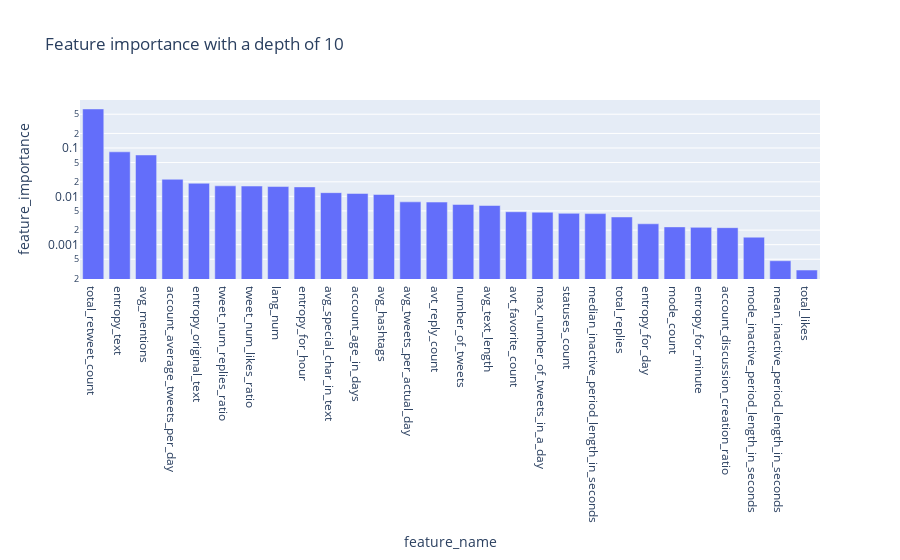

The cell this chart's notebook holds for it:
### Code cell
useless_features = plot_feature_importance(df, label, max_tree_depth=10, criterion="gini")

### Figure 1 — Plotly figure (JSON) as saved in the notebook; plotly's stock layout.template omitted (floating-point values rounded to 4 significant figures)
{"data": [{"alignmentgroup": "True", "hovertemplate": "feature_name=%{x}<br>feature_importance=%{y}<extra></extra>", "legendgroup": "", "marker": {"color": "#636efa", "pattern": {"shape": ""}}, "name": "", "offsetgroup": "", "orientation": "v", "showlegend": false, "textposition": "auto", "type": "bar", "x": ["total_retweet_count", "entropy_text", "avg_mentions", "account_average_tweets_per_day", "entropy_original_text", "tweet_num_replies_ratio", "tweet_num_likes_ratio", "lang_num", "entropy_for_hour", "avg_special_char_in_text", "account_age_in_days", "avg_hashtags", "avg_tweets_per_actual_day", "avt_reply_count", "number_of_tweets", "avg_text_length", "avt_favorite_count", "max_number_of_tweets_in_a_day", "statuses_count", "median_inactive_period_length_in_seconds", "total_replies", "entropy_for_day", "mode_count", "entropy_for_minute", "account_discussion_creation_ratio", "mode_inactive_period_length_in_seconds", "mean_inactive_period_length_in_seconds", "total_likes"], "xaxis": "x", "y": [0.6426, 0.08336, 0.07175, 0.02254, 0.01863, 0.0165, 0.01631, 0.01595, 0.01568, 0.01191, 0.01147, 0.01092, 0.007689, 0.007609, 0.006791, 0.006459, 0.004798, 0.004698, 0.004446, 0.004392, 0.003744, 0.002704, 0.002333, 0.002281, 0.002247, 0.001427, 0.0004647, 0.0002985], "yaxis": "y"}], "layout": {"barmode": "relative", "legend": {"tracegroupgap": 0}, "title": {"text": "Feature importance with a depth of 10"}, "xaxis": {"anchor": "y", "domain": [0, 1], "title": {"text": "feature_name"}}, "yaxis": {"anchor": "x", "domain": [0, 1], "title": {"text": "feature_importance"}, "type": "log"}}}
